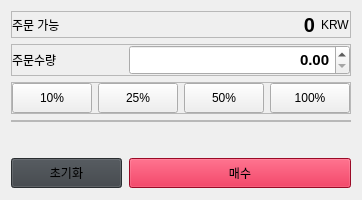
               <widget class="QWidget" name="page_5">
                <layout class="QVBoxLayout" name="verticalLayout_9">
                 <property name="leftMargin">
                  <number>11</number>
                 </property>
                 <property name="topMargin">
                  <number>11</number>
                 </property>
                 <property name="rightMargin">
                  <number>11</number>
                 </property>
                 <property name="bottomMargin">
                  <number>11</number>
                 </property>
                 <item>
                  <widget class="QFrame" name="frame_22">
                   <property name="frameShape">
                    <enum>QFrame::StyledPanel</enum>
                   </property>
                   <property name="frameShadow">
                    <enum>QFrame::Raised</enum>
                   </property>
                   <layout class="QHBoxLayout" name="horizontalLayout_31" stretch="0,2,0">
                    <property name="leftMargin">
                     <number>0</number>
                    </property>
                    <property name="topMargin">
                     <number>1</number>
                    </property>
                    <property name="rightMargin">
                     <number>0</number>
                    </property>
                    <property name="bottomMargin">
                     <number>0</number>
                    </property>
                    <item>
                     <widget class="QLabel" name="label_33">
                      <property name="layoutDirection">
                       <enum>Qt::LeftToRight</enum>
                      </property>
                      <property name="styleSheet">
                       <string notr="true"/>
                      </property>
                      <property name="text">
                       <string>주문 가능</string>
                      </property>
                     </widget>
                    </item>
                    <item>
                     <widget class="QLabel" name="buy_orderable_2">
                      <property name="font">
                       <font>
                        <pointsize>15</pointsize>
                        <weight>75</weight>
                        <bold>true</bold>
                       </font>
                      </property>
                      <property name="text">
                       <string>0</string>
                      </property>
                      <property name="alignment">
                       <set>Qt::AlignRight|Qt::AlignTrailing|Qt::AlignVCenter</set>
                      </property>
                     </widget>
                    </item>
                    <item>
                     <widget class="QLabel" name="label_34">
                      <property name="layoutDirection">
                       <enum>Qt::LeftToRight</enum>
                      </property>
                      <property name="text">
                       <string>KRW</string>
                      </property>
                      <property name="alignment">
                       <set>Qt::AlignLeading|Qt::AlignLeft|Qt::AlignVCenter</set>
                      </property>
                     </widget>
                    </item>
                   </layout>
                  </widget>
                 </item>
                 <item>
                  <widget class="QFrame" name="frame_21">
                   <property name="frameShape">
                    <enum>QFrame::StyledPanel</enum>
                   </property>
                   <property name="frameShadow">
                    <enum>QFrame::Raised</enum>
                   </property>
                   <layout class="QHBoxLayout" name="horizontalLayout_5" stretch="1,2">
                    <property name="leftMargin">
                     <number>0</number>
                    </property>
                    <property name="topMargin">
                     <number>0</number>
                    </property>
                    <property name="rightMargin">
                     <number>0</number>
                    </property>
                    <property name="bottomMargin">
                     <number>0</number>
                    </property>
                    <item>
                     <widget class="QLabel" name="label_32">
                      <property name="text">
                       <string>주문수량</string>
                      </property>
                     </widget>
                    </item>
                    <item>
                     <widget class="QDoubleSpinBox" name="buy_volume_2">
                      <property name="minimumSize">
                       <size>
                        <width>34</width>
                        <height>30</height>
                       </size>
                      </property>
                      <property name="font">
                       <font>
                        <pointsize>11</pointsize>
                        <weight>75</weight>
                        <bold>true</bold>
                       </font>
                      </property>
                      <property name="alignment">
                       <set>Qt::AlignRight|Qt::AlignTrailing|Qt::AlignVCenter</set>
                      </property>
                      <property name="showGroupSeparator" stdset="0">
                       <bool>true</bool>
                      </property>
                      <property name="prefix">
                       <string/>
                      </property>
                      <property name="decimals">
                       <number>2</number>
                      </property>
                      <property name="minimum">
                       <double>0.000000000000000</double>
                      </property>
                      <property name="maximum">
                       <double>1000000000000000.000000000000000</double>
                      </property>
                      <property name="value">
                       <double>0.000000000000000</double>
                      </property>
                     </widget>
                    </item>
                   </layout>
                  </widget>
                 </item>
                 <item>
                  <widget class="QFrame" name="frame_20">
                   <property name="frameShape">
                    <enum>QFrame::StyledPanel</enum>
                   </property>
                   <property name="frameShadow">
                    <enum>QFrame::Raised</enum>
                   </property>
                   <layout class="QHBoxLayout" name="horizontalLayout_18">
                    <property name="leftMargin">
                     <number>0</number>
                    </property>
                    <property name="topMargin">
                     <number>0</number>
                    </property>
                    <property name="rightMargin">
                     <number>0</number>
                    </property>
                    <property name="bottomMargin">
                     <number>0</number>
                    </property>
                    <item>
                     <widget class="QPushButton" name="buy_ten_2">
                      <property name="minimumSize">
                       <size>
                        <width>0</width>
                        <height>30</height>
                       </size>
                      </property>
                      <property name="text">
                       <string>10%</string>
                      </property>
                     </widget>
                    </item>
                    <item>
                     <widget class="QPushButton" name="buy_twenty_fifth_2">
                      <property name="minimumSize">
                       <size>
                        <width>0</width>
                        <height>30</height>
                       </size>
                      </property>
                      <property name="text">
                       <string>25%</string>
                      </property>
                     </widget>
                    </item>
                    <item>
                     <widget class="QPushButton" name="buy_fifty_2">
                      <property name="minimumSize">
                       <size>
                        <width>0</width>
                        <height>30</height>
                       </size>
                      </property>
                      <property name="text">
                       <string>50%</string>
                      </property>
                     </widget>
                    </item>
                    <item>
                     <widget class="QPushButton" name="buy_hundred_2">
                      <property name="minimumSize">
                       <size>
                        <width>0</width>
                        <height>30</height>
                       </size>
                      </property>
                      <property name="text">
                       <string>100%</string>
                      </property>
                     </widget>
                    </item>
                   </layout>
                  </widget>
                 </item>
                 <item>
                  <widget class="QFrame" name="frame_23">
                   <property name="frameShape">
                    <enum>QFrame::StyledPanel</enum>
                   </property>
                   <property name="frameShadow">
                    <enum>QFrame::Raised</enum>
                   </property>
                   <layout class="QHBoxLayout" name="horizontalLayout_32">
                    <property name="leftMargin">
                     <number>0</number>
                    </property>
                    <property name="topMargin">
                     <number>0</number>
                    </property>
                    <property name="rightMargin">
                     <number>0</number>
                    </property>
                    <property name="bottomMargin">
                     <number>0</number>
                    </property>
                   </layout>
                  </widget>
                 </item>
                 <item>
                  <widget class="QFrame" name="verticalFrame">
                   <layout class="QVBoxLayout" name="verticalLayout_5"/>
                  </widget>
                 </item>
                 <item>
                  <widget class="QFrame" name="horizontalFrame_12">
                   <layout class="QHBoxLayout" name="horizontalLayout_19">
                    <property name="leftMargin">
                     <number>0</number>
                    </property>
                    <property name="topMargin">
                     <number>0</number>
                    </property>
                    <property name="rightMargin">
                     <number>0</number>
                    </property>
                    <property name="bottomMargin">
                     <number>0</number>
                    </property>
                   </layout>
                  </widget>
                 </item>
                 <item>
                  <widget class="QFrame" name="horizontalFrame_13">
                   <layout class="QHBoxLayout" name="horizontalLayout_20" stretch="1,2">
                    <property name="spacing">
                     <number>7</number>
                    </property>
                    <property name="leftMargin">
                     <number>0</number>
                    </property>
                    <property name="topMargin">
                     <number>0</number>
                    </property>
                    <property name="rightMargin">
                     <number>0</number>
                    </property>
                    <property name="bottomMargin">
                     <number>1</number>
                    </property>
                    <item>
                     <widget class="QPushButton" name="buy_reset_2">
                      <property name="minimumSize">
                       <size>
                        <width>0</width>
                        <height>30</height>
                       </size>
                      </property>
                      <property name="styleSheet">
                       <string notr="true">background-color: #3b4045;</string>
                      </property>
                      <property name="text">
                       <string>초기화</string>
                      </property>
                     </widget>
                    </item>
                    <item>
                     <widget class="QPushButton" name="buy_buy_btn_2">
                      <property name="minimumSize">
                       <size>
                        <width>0</width>
                        <height>30</height>
                       </size>
                      </property>
                      <property name="styleSheet">
                       <string notr="true">background-color: #d80e35;</string>
                      </property>
                      <property name="text">
                       <string>매수</string>
                      </property>
                     </widget>
                    </item>
                   </layout>
                  </widget>
                 </item>
                </layout>
               </widget>
